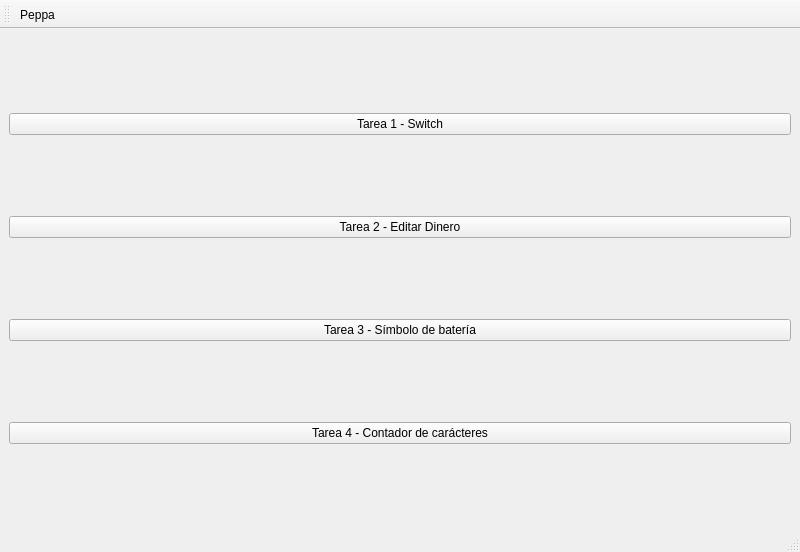
<?xml version="1.0" encoding="UTF-8"?>
<ui version="4.0">
 <class>MainWindow</class>
 <widget class="QMainWindow" name="MainWindow">
  <property name="geometry">
   <rect>
    <x>0</x>
    <y>0</y>
    <width>800</width>
    <height>552</height>
   </rect>
  </property>
  <property name="windowTitle">
   <string>MainWindow</string>
  </property>
  <property name="windowIcon">
   <iconset resource="../recursos.qrc">
    <normaloff>:/icons/assets/Peppa.png</normaloff>:/icons/assets/Peppa.png</iconset>
  </property>
  <widget class="QWidget" name="centralwidget">
   <layout class="QVBoxLayout" name="verticalLayout">
    <item>
     <widget class="QPushButton" name="btnT1">
      <property name="text">
       <string>Tarea 1 - Switch</string>
      </property>
     </widget>
    </item>
    <item>
     <widget class="QPushButton" name="btnT2">
      <property name="text">
       <string>Tarea 2 - Editar Dinero</string>
      </property>
     </widget>
    </item>
    <item>
     <widget class="QPushButton" name="btnT3">
      <property name="text">
       <string>Tarea 3 - Símbolo de batería</string>
      </property>
     </widget>
    </item>
    <item>
     <widget class="QPushButton" name="btnT4">
      <property name="text">
       <string>Tarea 4 - Contador de carácteres</string>
      </property>
     </widget>
    </item>
   </layout>
  </widget>
  <widget class="QMenuBar" name="menubar">
   <property name="geometry">
    <rect>
     <x>0</x>
     <y>0</y>
     <width>800</width>
     <height>33</height>
    </rect>
   </property>
  </widget>
  <widget class="QStatusBar" name="statusbar"/>
  <widget class="QToolBar" name="toolBar">
   <property name="windowTitle">
    <string>toolBar</string>
   </property>
   <property name="iconSize">
    <size>
     <width>50</width>
     <height>50</height>
    </size>
   </property>
   <attribute name="toolBarArea">
    <enum>TopToolBarArea</enum>
   </attribute>
   <attribute name="toolBarBreak">
    <bool>false</bool>
   </attribute>
   <addaction name="actionPeppa"/>
  </widget>
  <action name="actionPeppa">
   <property name="checkable">
    <bool>true</bool>
   </property>
   <property name="checked">
    <bool>false</bool>
   </property>
   <property name="icon">
    <iconset resource="../recursos.qrc">
     <normaloff>:/icons/assets/Peppa.png</normaloff>:/icons/assets/Peppa.png</iconset>
   </property>
   <property name="text">
    <string>Peppa</string>
   </property>
   <property name="menuRole">
    <enum>QAction::MenuRole::NoRole</enum>
   </property>
  </action>
 </widget>
 <resources>
  <include location="../recursos.qrc"/>
 </resources>
 <connections/>
</ui>
